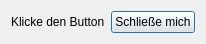
<?xml version="1.0" encoding="UTF-8"?>
<ui version="4.0">
 <class>Dialog</class>
 <widget class="QDialog" name="Dialog">
  <property name="geometry">
   <rect>
    <x>0</x>
    <y>0</y>
    <width>181</width>
    <height>41</height>
   </rect>
  </property>
  <property name="windowTitle">
   <string>Hallo Welt Dialog</string>
  </property>
  <layout class="QHBoxLayout" name="horizontalLayout">
   <item>
    <widget class="QLabel" name="label">
     <property name="text">
      <string>Klicke den Button</string>
     </property>
    </widget>
   </item>
   <item>
    <widget class="QPushButton" name="pushButton">
     <property name="text">
      <string>Schließe mich</string>
     </property>
    </widget>
   </item>
  </layout>
 </widget>
 <resources/>
 <connections/>
</ui>
